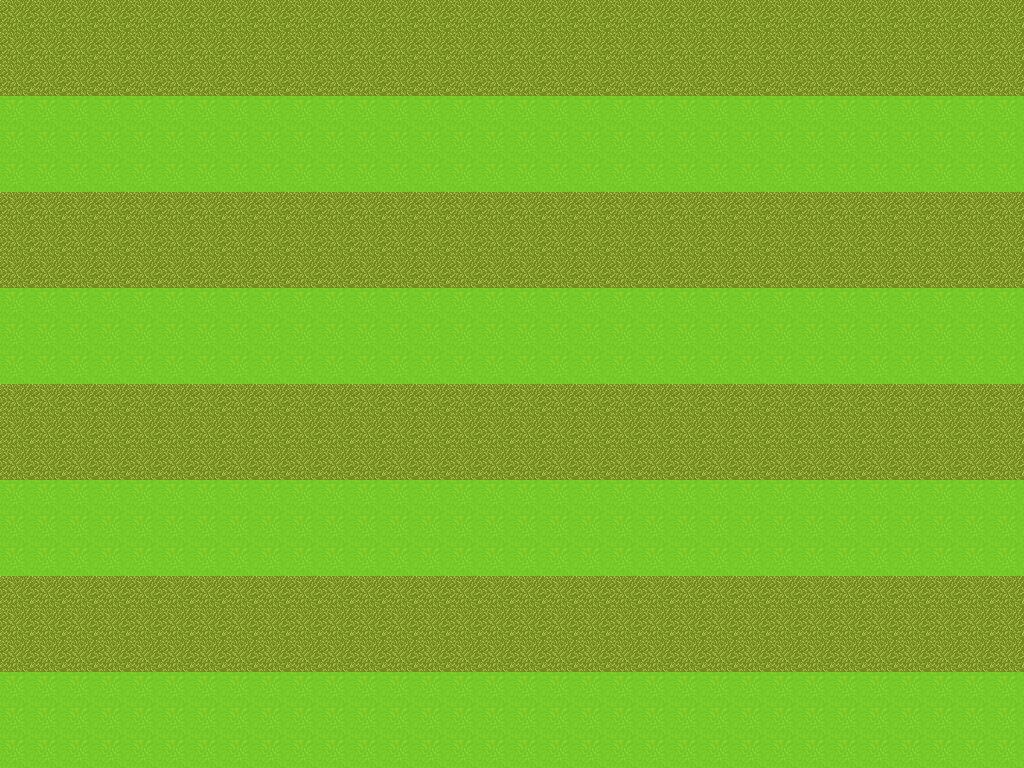

The image is a tile-based game level rendered from a .tmx file. Its description and source (layers, tilesets, objects; grid data summarised) follow:
An orthogonal 32x24 tile map with 32x32 px tiles, 1 tile layer (Tile Layer 1), 2 tilesets.

<map version="1.0" orientation="orthogonal" renderorder="right-down" width="32" height="24" tilewidth="32" tileheight="32">
 <tileset firstgid="1" name="grass" tilewidth="32" tileheight="32">
  <image source="grass1.jpg" width="32" height="32" />
 </tileset>
 <tileset firstgid="2" name="grass2" tilewidth="32" tileheight="32">
  <image source="grass5.png" width="32" height="32" />
 </tileset>
 <layer name="Tile Layer 1" width="32" height="24">
  <data>[768 cells, 768 non-empty, 2 distinct tile ids]</data>
 </layer>
</map>
